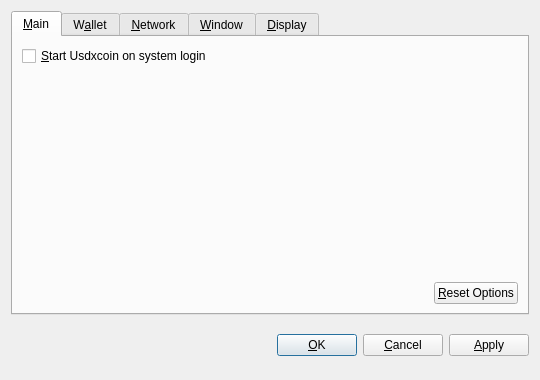
<?xml version="1.0" encoding="UTF-8"?>
<ui version="4.0">
 <class>OptionsDialog</class>
 <widget class="QDialog" name="OptionsDialog">
  <property name="geometry">
   <rect>
    <x>0</x>
    <y>0</y>
    <width>540</width>
    <height>380</height>
   </rect>
  </property>
  <property name="windowTitle">
   <string>Options</string>
  </property>
  <property name="modal">
   <bool>true</bool>
  </property>
  <layout class="QVBoxLayout" name="verticalLayout">
   <item>
    <widget class="QTabWidget" name="tabWidget">
     <property name="tabPosition">
      <enum>QTabWidget::North</enum>
     </property>
     <property name="currentIndex">
      <number>0</number>
     </property>
     <widget class="QWidget" name="tabMain">
      <attribute name="title">
       <string>&amp;Main</string>
      </attribute>
      <layout class="QVBoxLayout" name="verticalLayout_Main">
       <item>
        <widget class="QCheckBox" name="bitcoinAtStartup">
         <property name="toolTip">
          <string>Automatically start Usdxcoin after logging in to the system.</string>
         </property>
         <property name="text">
          <string>&amp;Start Usdxcoin on system login</string>
         </property>
        </widget>
       </item>
       <item>
        <spacer name="verticalSpacer_Main">
         <property name="orientation">
          <enum>Qt::Vertical</enum>
         </property>
         <property name="sizeHint" stdset="0">
          <size>
           <width>20</width>
           <height>40</height>
          </size>
         </property>
        </spacer>
       </item>
       <item>
        <layout class="QHBoxLayout" name="horizontalLayout_2_Main">
         <item>
          <spacer name="horizontalSpacer_2_Main">
           <property name="orientation">
            <enum>Qt::Horizontal</enum>
           </property>
           <property name="sizeHint" stdset="0">
            <size>
             <width>40</width>
             <height>20</height>
            </size>
           </property>
          </spacer>
         </item>
         <item>
          <widget class="QPushButton" name="resetButton">
           <property name="toolTip">
            <string>Reset all client options to default.</string>
           </property>
           <property name="text">
            <string>&amp;Reset Options</string>
           </property>
           <property name="autoDefault">
            <bool>false</bool>
           </property>
          </widget>
         </item>
        </layout>
       </item>
      </layout>
     </widget>
     <widget class="QWidget" name="tabWallet">
      <attribute name="title">
       <string>W&amp;allet</string>
      </attribute>
      <layout class="QVBoxLayout" name="verticalLayout_Network">
       <item>
        <widget class="QLabel" name="transactionFeeInfoLabel">
         <property name="text">
          <string>Optional transaction fee per kB that helps make sure your transactions are processed quickly. Most transactions are 1 kB.</string>
         </property>
         <property name="textFormat">
          <enum>Qt::PlainText</enum>
         </property>
         <property name="wordWrap">
          <bool>true</bool>
         </property>
        </widget>
       </item>
       <item>
        <layout class="QHBoxLayout" name="horizontalLayout_1_Main">
         <item>
          <widget class="QLabel" name="transactionFeeLabel">
           <property name="text">
            <string>Pay transaction &amp;fee</string>
           </property>
           <property name="textFormat">
            <enum>Qt::PlainText</enum>
           </property>
           <property name="buddy">
            <cstring>transactionFee</cstring>
           </property>
          </widget>
         </item>
         <item>
          <widget class="BitcoinAmountField" name="transactionFee"/>
         </item>
         <item>
          <spacer name="horizontalSpacer_1_Main">
           <property name="orientation">
            <enum>Qt::Horizontal</enum>
           </property>
           <property name="sizeHint" stdset="0">
            <size>
             <width>40</width>
             <height>20</height>
            </size>
           </property>
          </spacer>
         </item>
        </layout>
       </item>
       <item>
        <widget class="QLabel" name="label">
         <property name="text">
          <string>If you disable the spending of unconfirmed change, the change from a transaction cannot be used until that transaction has at least one confirmation. This also affects how your balance is computed.</string>
         </property>
         <property name="wordWrap">
          <bool>true</bool>
         </property>
        </widget>
       </item>
       <item>
        <widget class="QCheckBox" name="spendZeroConfChange">
         <property name="text">
          <string>Spend unconfirmed change  (experts only)</string>
         </property>
        </widget>
       </item>
       <item>
        <spacer name="verticalSpacer">
         <property name="orientation">
          <enum>Qt::Vertical</enum>
         </property>
         <property name="sizeHint" stdset="0">
          <size>
           <width>20</width>
           <height>40</height>
          </size>
         </property>
        </spacer>
       </item>
      </layout>
     </widget>
     <widget class="QWidget" name="tabNetwork">
      <attribute name="title">
       <string>&amp;Network</string>
      </attribute>
      <layout class="QVBoxLayout" name="verticalLayout_Network">
       <item>
        <widget class="QCheckBox" name="mapPortUpnp">
         <property name="toolTip">
          <string>Automatically open the Usdxcoin client port on the router. This only works when your router supports UPnP and it is enabled.</string>
         </property>
         <property name="text">
          <string>Map port using &amp;UPnP</string>
         </property>
        </widget>
       </item>
       <item>
        <widget class="QCheckBox" name="connectSocks">
         <property name="toolTip">
          <string>Connect to the Usdxcoin network through a SOCKS proxy (e.g. when connecting through Tor).</string>
         </property>
         <property name="text">
          <string>&amp;Connect through SOCKS proxy:</string>
         </property>
        </widget>
       </item>
       <item>
        <layout class="QHBoxLayout" name="horizontalLayout_Network">
         <item>
          <widget class="QLabel" name="proxyIpLabel">
           <property name="text">
            <string>Proxy &amp;IP:</string>
           </property>
           <property name="textFormat">
            <enum>Qt::PlainText</enum>
           </property>
           <property name="buddy">
            <cstring>proxyIp</cstring>
           </property>
          </widget>
         </item>
         <item>
          <widget class="QValidatedLineEdit" name="proxyIp">
           <property name="maximumSize">
            <size>
             <width>140</width>
             <height>16777215</height>
            </size>
           </property>
           <property name="toolTip">
            <string>IP address of the proxy (e.g. 127.0.0.1)</string>
           </property>
          </widget>
         </item>
         <item>
          <widget class="QLabel" name="proxyPortLabel">
           <property name="text">
            <string>&amp;Port:</string>
           </property>
           <property name="textFormat">
            <enum>Qt::PlainText</enum>
           </property>
           <property name="buddy">
            <cstring>proxyPort</cstring>
           </property>
          </widget>
         </item>
         <item>
          <widget class="QLineEdit" name="proxyPort">
           <property name="maximumSize">
            <size>
             <width>55</width>
             <height>16777215</height>
            </size>
           </property>
           <property name="toolTip">
            <string>Port of the proxy (e.g. 9050)</string>
           </property>
          </widget>
         </item>
         <item>
          <widget class="QLabel" name="socksVersionLabel">
           <property name="text">
            <string>SOCKS &amp;Version:</string>
           </property>
           <property name="textFormat">
            <enum>Qt::PlainText</enum>
           </property>
           <property name="buddy">
            <cstring>socksVersion</cstring>
           </property>
          </widget>
         </item>
         <item>
          <widget class="QValueComboBox" name="socksVersion">
           <property name="toolTip">
            <string>SOCKS version of the proxy (e.g. 5)</string>
           </property>
          </widget>
         </item>
         <item>
          <spacer name="horizontalSpacer_Network">
           <property name="orientation">
            <enum>Qt::Horizontal</enum>
           </property>
           <property name="sizeHint" stdset="0">
            <size>
             <width>40</width>
             <height>20</height>
            </size>
           </property>
          </spacer>
         </item>
        </layout>
       </item>
       <item>
        <spacer name="verticalSpacer_Network">
         <property name="orientation">
          <enum>Qt::Vertical</enum>
         </property>
         <property name="sizeHint" stdset="0">
          <size>
           <width>20</width>
           <height>40</height>
          </size>
         </property>
        </spacer>
       </item>
      </layout>
     </widget>
     <widget class="QWidget" name="tabWindow">
      <attribute name="title">
       <string>&amp;Window</string>
      </attribute>
      <layout class="QVBoxLayout" name="verticalLayout_Window">
       <item>
        <widget class="QCheckBox" name="minimizeToTray">
         <property name="toolTip">
          <string>Show only a tray icon after minimizing the window.</string>
         </property>
         <property name="text">
          <string>&amp;Minimize to the tray instead of the taskbar</string>
         </property>
        </widget>
       </item>
       <item>
        <widget class="QCheckBox" name="minimizeOnClose">
         <property name="toolTip">
          <string>Minimize instead of exit the application when the window is closed. When this option is enabled, the application will be closed only after selecting Quit in the menu.</string>
         </property>
         <property name="text">
          <string>M&amp;inimize on close</string>
         </property>
        </widget>
       </item>
       <item>
        <spacer name="verticalSpacer_Window">
         <property name="orientation">
          <enum>Qt::Vertical</enum>
         </property>
         <property name="sizeHint" stdset="0">
          <size>
           <width>20</width>
           <height>40</height>
          </size>
         </property>
        </spacer>
       </item>
      </layout>
     </widget>
     <widget class="QWidget" name="tabDisplay">
      <attribute name="title">
       <string>&amp;Display</string>
      </attribute>
      <layout class="QVBoxLayout" name="verticalLayout_Display">
       <item>
        <layout class="QHBoxLayout" name="horizontalLayout_1_Display">
         <item>
          <widget class="QLabel" name="langLabel">
           <property name="text">
            <string>User Interface &amp;language:</string>
           </property>
           <property name="textFormat">
            <enum>Qt::PlainText</enum>
           </property>
           <property name="buddy">
            <cstring>lang</cstring>
           </property>
          </widget>
         </item>
         <item>
          <widget class="QValueComboBox" name="lang">
           <property name="toolTip">
            <string>The user interface language can be set here. This setting will take effect after restarting Usdxcoin.</string>
           </property>
          </widget>
         </item>
        </layout>
       </item>
       <item>
        <layout class="QHBoxLayout" name="horizontalLayout_2_Display">
         <item>
          <widget class="QLabel" name="unitLabel">
           <property name="text">
            <string>&amp;Unit to show amounts in:</string>
           </property>
           <property name="textFormat">
            <enum>Qt::PlainText</enum>
           </property>
           <property name="buddy">
            <cstring>unit</cstring>
           </property>
          </widget>
         </item>
         <item>
          <widget class="QValueComboBox" name="unit">
           <property name="toolTip">
            <string>Choose the default subdivision unit to show in the interface and when sending coins.</string>
           </property>
          </widget>
         </item>
        </layout>
       </item>
       <item>
        <widget class="QCheckBox" name="displayAddresses">
         <property name="toolTip">
          <string>Whether to show Usdxcoin addresses in the transaction list or not.</string>
         </property>
         <property name="text">
          <string>&amp;Display addresses in transaction list</string>
         </property>
        </widget>
       </item>
       <item>
        <widget class="QCheckBox" name="coinControlFeatures">
         <property name="toolTip">
          <string>Whether to show coin control features or not.</string>
         </property>
         <property name="text">
          <string>Display coin &amp;control features (experts only!)</string>
         </property>
        </widget>
       </item>
       <item>
        <spacer name="verticalSpacer_Display">
         <property name="orientation">
          <enum>Qt::Vertical</enum>
         </property>
         <property name="sizeHint" stdset="0">
          <size>
           <width>20</width>
           <height>40</height>
          </size>
         </property>
        </spacer>
       </item>
      </layout>
     </widget>
    </widget>
   </item>
   <item>
    <layout class="QHBoxLayout" name="horizontalLayout_Buttons">
     <item>
      <spacer name="horizontalSpacer_1">
       <property name="orientation">
        <enum>Qt::Horizontal</enum>
       </property>
       <property name="sizeHint" stdset="0">
        <size>
         <width>40</width>
         <height>48</height>
        </size>
       </property>
      </spacer>
     </item>
     <item>
      <widget class="QLabel" name="statusLabel">
       <property name="font">
        <font>
         <weight>75</weight>
         <bold>true</bold>
        </font>
       </property>
       <property name="text">
        <string/>
       </property>
       <property name="textFormat">
        <enum>Qt::PlainText</enum>
       </property>
       <property name="wordWrap">
        <bool>true</bool>
       </property>
      </widget>
     </item>
     <item>
      <spacer name="horizontalSpacer_2">
       <property name="orientation">
        <enum>Qt::Horizontal</enum>
       </property>
       <property name="sizeHint" stdset="0">
        <size>
         <width>40</width>
         <height>48</height>
        </size>
       </property>
      </spacer>
     </item>
     <item>
      <widget class="QPushButton" name="okButton">
       <property name="text">
        <string>&amp;OK</string>
       </property>
      </widget>
     </item>
     <item>
      <widget class="QPushButton" name="cancelButton">
       <property name="text">
        <string>&amp;Cancel</string>
       </property>
       <property name="autoDefault">
        <bool>false</bool>
       </property>
      </widget>
     </item>
     <item>
      <widget class="QPushButton" name="applyButton">
       <property name="text">
        <string>&amp;Apply</string>
       </property>
       <property name="autoDefault">
        <bool>false</bool>
       </property>
      </widget>
     </item>
    </layout>
   </item>
  </layout>
 </widget>
 <customwidgets>
  <customwidget>
   <class>BitcoinAmountField</class>
   <extends>QSpinBox</extends>
   <header>bitcoinamountfield.h</header>
  </customwidget>
  <customwidget>
   <class>QValueComboBox</class>
   <extends>QComboBox</extends>
   <header>qvaluecombobox.h</header>
  </customwidget>
  <customwidget>
   <class>QValidatedLineEdit</class>
   <extends>QLineEdit</extends>
   <header>qvalidatedlineedit.h</header>
  </customwidget>
 </customwidgets>
 <resources/>
 <connections/>
</ui>
